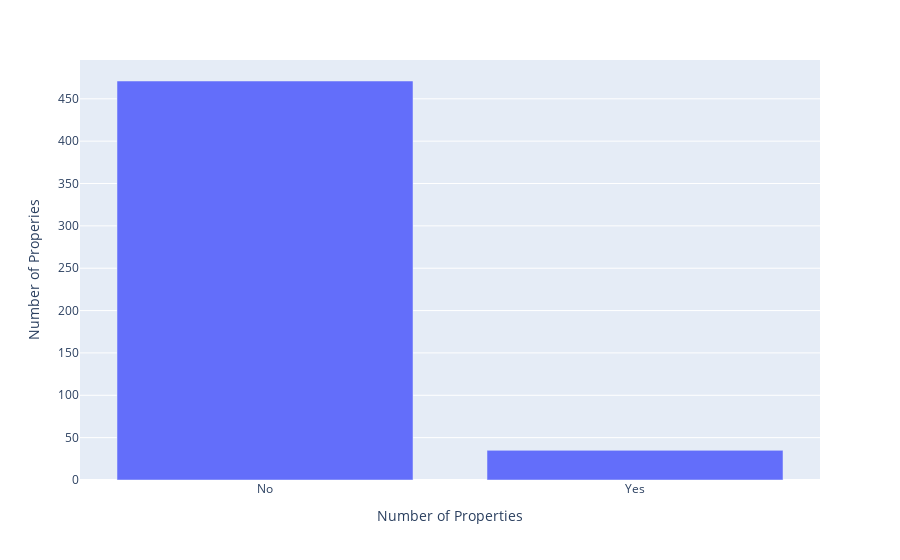

The notebook cell this image was saved under:
### Code cell
counts = data['CHAS'].value_counts().reset_index()
counts.columns=["CHAS", "count"]
fig=px.bar(counts,x="CHAS", y = 'count', labels= {'CHAS': 'Number of Properties', "count": "Number of Properies"}, color_discrete_map={'No': 'green', 'No': 'blue'})
fig.update_xaxes(tickvals=[0,1], ticktext=['No', 'Yes'])
fig.show()

### Figure 1 — Plotly figure (JSON) as saved in the notebook; plotly's stock layout.template omitted (floating-point values rounded to 4 significant figures)
{"data": [{"alignmentgroup": "True", "hovertemplate": "Number of Properties=%{x}<br>Number of Properies=%{y}<extra></extra>", "legendgroup": "", "marker": {"color": "#636efa", "pattern": {"shape": ""}}, "name": "", "offsetgroup": "", "orientation": "v", "showlegend": false, "textposition": "auto", "type": "bar", "x": [0, 1], "xaxis": "x", "y": [471, 35], "yaxis": "y"}], "layout": {"barmode": "relative", "legend": {"tracegroupgap": 0}, "margin": {"t": 60}, "xaxis": {"anchor": "y", "domain": [0, 1], "ticktext": ["No", "Yes"], "tickvals": [0, 1], "title": {"text": "Number of Properties"}}, "yaxis": {"anchor": "x", "domain": [0, 1], "title": {"text": "Number of Properies"}}}}
